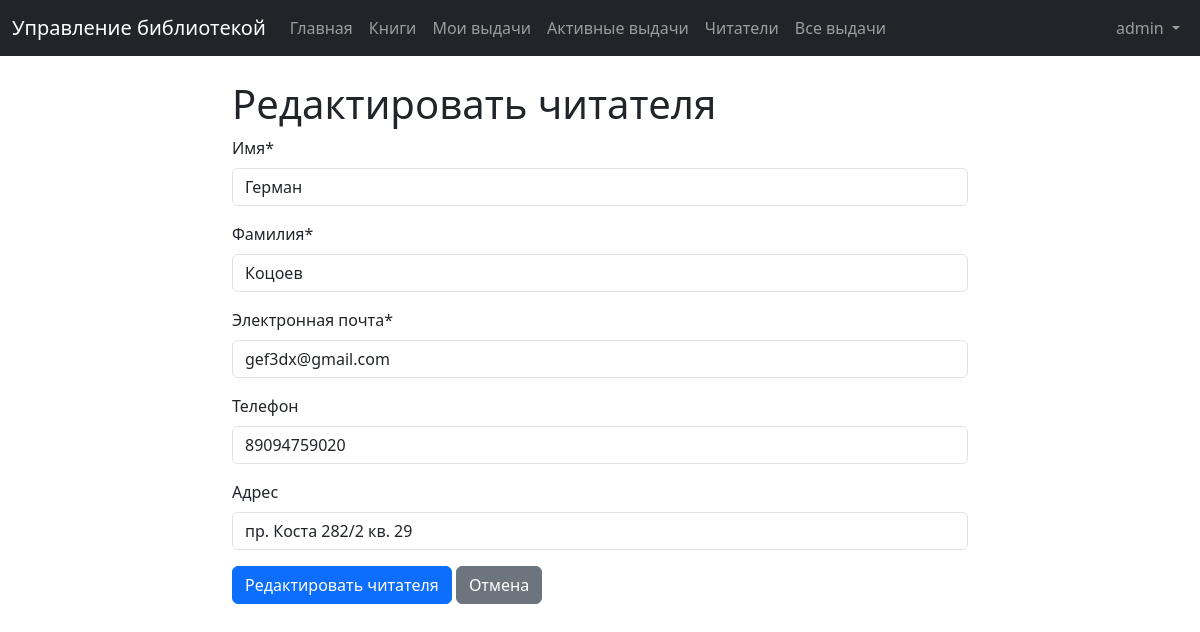
/readers/1/edit/ (signed in), run on the app's committed database.
### library/models.py (models this page shows, shortened)
class Reader(models.Model):
    user = models.OneToOneField(
        User,
        on_delete=models.CASCADE,
        null=True,
        blank=True,
        verbose_name="Пользователь",
    )
    first_name = models.CharField(max_length=100, verbose_name="Имя")
    last_name = models.CharField(max_length=100, verbose_name="Фамилия")
    email = models.EmailField(
        max_length=254, verbose_name="Электронная почта", unique=True
    )
    phone = models.CharField(
        max_length=20, verbose_name="Телефон", null=True, blank=True, unique=True
    )
    address = models.CharField(
        max_length=255, verbose_name="Адрес", null=True, blank=True
    )
    registration_date = models.DateTimeField(
        auto_now_add=True, verbose_name="Дата регистрации"
    )
    class Meta:
        verbose_name = "Читатель"
        verbose_name_plural = "Читатели"
        ordering = ["last_name", "first_name"]

### library/views.py (the view)
# urls.py: path("readers/<int:pk>/edit/", views.reader_edit, name="reader_edit"),
@login_required
def reader_edit(request, pk):
    if not request.user.is_staff:
        messages.error(request, "У вас нет разрешения на выполнение этого действия.")
        return redirect("home")
    reader = get_object_or_404(Reader, pk=pk)
    if request.method == "POST":
        form = ReaderForm(request.POST, instance=reader)
        if form.is_valid():
            form.save()
            messages.success(request, "Информация о читателе успешно обновлена!")
            return redirect("reader_detail", pk=reader.pk)
    else:
        form = ReaderForm(instance=reader)
    return render(
        request,
        "library/reader_form.html",
        {"form": form, "title": "Редактировать читателя", "reader": reader},
    )

### library/forms.py (shortened to what this page needs)
class ReaderForm(forms.ModelForm):
    class Meta:
        model = Reader
        fields = [
            "first_name",
            "last_name",
            "email",
            "phone",
            "address",
        ]
        labels = {
            "first_name": "Имя",
            "last_name": "Фамилия",
            "email": "Электронная почта",
            "phone": "Телефон",
            "address": "Адрес",
        }

### templates/library/reader_form.html (shortened to what this page needs)
{% extends 'library/base.html' %}
{% load crispy_forms_tags %}
{% block content %}
<div class="row justify-content-center">
    <div class="col-md-8">
        <h1>{{ title }}</h1>
        <form method="post">
            {{ form|crispy }}
            <div class="mb-3">
                <button type="submit" class="btn btn-primary">{{ title }}</button>
                <a href="{% if reader %}{% url 'reader_detail' reader.pk %}{% else %}{% url 'reader_list' %}{% endif %}" class="btn btn-secondary">Отмена</a>
            </div>
        </form>
    </div>
</div>
{% endblock %}

### templates/library/components/navbar.html (shortened to what this page needs)
<nav class="navbar navbar-expand-lg navbar-dark bg-dark">
    <div class="container-fluid">
        <a class="navbar-brand" href="{% url 'home' %}"
            >Управление библиотекой</a
        >
        <div class="collapse navbar-collapse" id="navbarNav">
            <ul class="navbar-nav me-auto">
                <li class="nav-item">
                    <a class="nav-link" href="{% url 'home' %}">Главная</a>
                </li>
                {% if user.is_authenticated %}
                <li class="nav-item">
                    <a class="nav-link" href="{% url 'book_list' %}">Книги</a>
                </li>
                <li class="nav-item">
                    <a class="nav-link" href="{% url 'loan_list' %}"
                        >Мои выдачи</a
                    >
                </li>
                <li class="nav-item">
                    <a class="nav-link" href="{% url 'loan_active' %}"
                        >Активные выдачи</a
                    >
                </li>
                {% endif %} {% if user.is_staff %}
                <li class="nav-item">
                    <a class="nav-link" href="{% url 'reader_list' %}"
                        >Читатели</a
                    >
                </li>
                <li class="nav-item">
                    <a class="nav-link" href="{% url 'loan_history' %}"
                        >Все выдачи</a
                    >
                </li>
                {% endif %}
            </ul>
            <ul class="navbar-nav">
                {% if user.is_authenticated %}
                <li class="nav-item dropdown">
                    <a
                        class="nav-link dropdown-toggle"
                        href="#"
                        id="navbarDropdown"
                        role="button"
                        data-bs-toggle="dropdown"
                    >
                        {{ user.username }}
                    </a>
                </li>
                {% endif %}
            </ul>
        </div>
    </div>
</nav>

### data on the page
Reader: first_name "Герман", last_name "Коцоев", email "gef3dx@gmail.com", phone "89094759020", address "пр. Коста 282/2 кв. 29"

### other printed values
{{ user.username }} "admin"
{{ title }} "Редактировать читателя"
